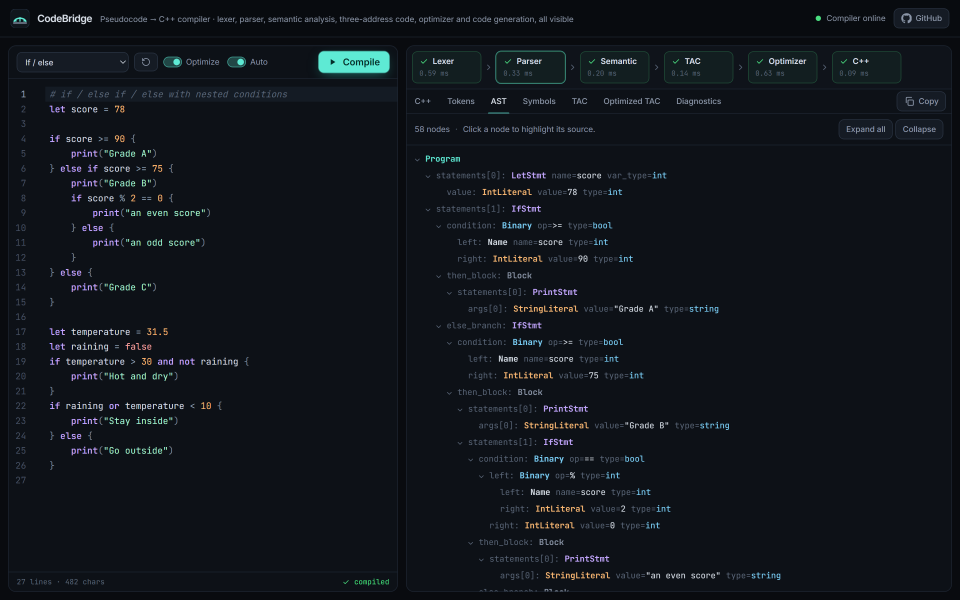
#> input picture project-deliverables/assets/screenshots/live-ast.png, 2880 x 1800 px, given in place of live-optimized.png, which was not available (shown at 1/3 size)
$ python crops.py
#> lines starting #> are read from the running program, lines starting #| are printed output that depends on the picture
"""Crop the live screenshots to the panel each figure discusses.

Crops are taken from the unmodified captures in assets/screenshots and saved
to assets/screenshots/crops; nothing is drawn or edited, only trimmed.
Coordinates are in pixels of the 2880x1800 (2x) captures.
"""
from pathlib import Path

from PIL import Image

SHOTS = Path(__file__).resolve().parent.parent / "assets" / "screenshots"
OUT = SHOTS / "crops"
OUT.mkdir(exist_ok=True)

RIGHT_PANEL = 1218  # x where the output panel starts
CROPS = {
    # name: (source, (left, top, right, bottom))
    "optimized-panel": ("live-optimized", (RIGHT_PANEL, 140, 2860, 1230)),
    "symbols-panel": ("live-symbols", (RIGHT_PANEL, 140, 2860, 1230)),
    "tokens-panel": ("live-tokens", (RIGHT_PANEL, 140, 2860, 1230)),
    "ast-panel": ("live-ast", (RIGHT_PANEL, 140, 2860, 1230)),
    "diagnostics-panel": ("live-diagnostics-semantic", (RIGHT_PANEL, 140, 2860, 1330)),
    "mobile-top": ("live-mobile", (0, 0, 1000, 1480)),
}

if __name__ == "__main__":
    for name, (src, box) in CROPS.items():
        Image.open(SHOTS / f"{src}.png").crop(box).save(OUT / f"{name}.png", optimize=True)
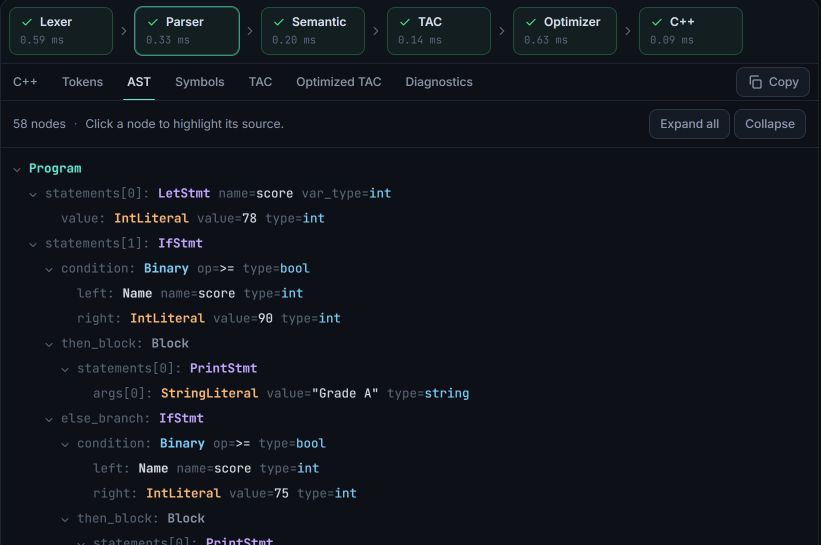
#> saved as optimized-panel.png: PIL image 1642x1090 RGB (shown at 1/2 size); mean R, G, B 17.2, 22.1, 28.2
#> pass 2 of the loop `for name, (src, box) in CROPS.items():`:
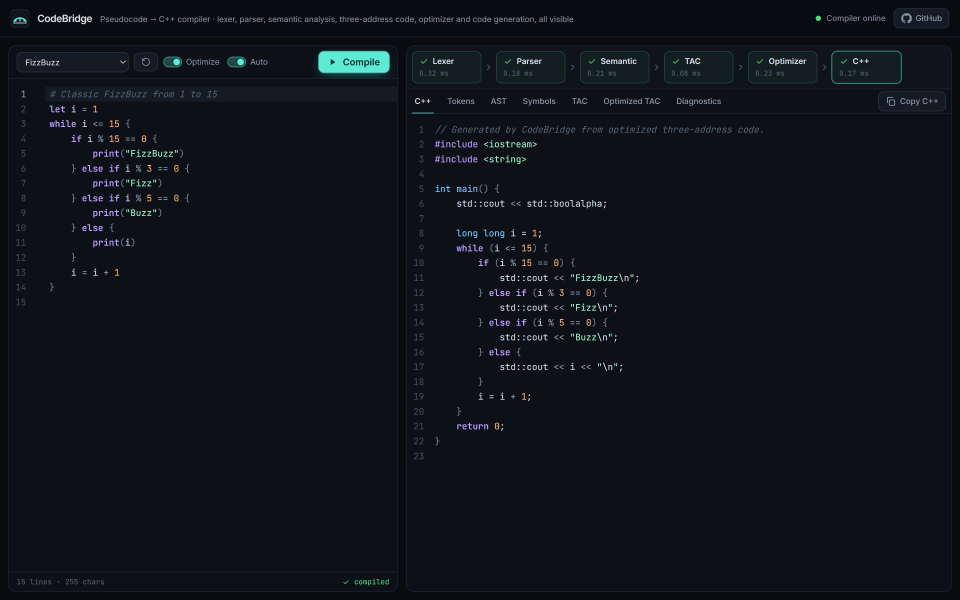
#> input picture project-deliverables/assets/screenshots/live-cpp-fizzbuzz.png, 2880 x 1800 px, given in place of live-symbols.png, which was not available (shown at 1/3 size)
#> `Image.open(SHOTS / f"{src}.png").crop(box).save(OUT / f"{name}.png", o..`:
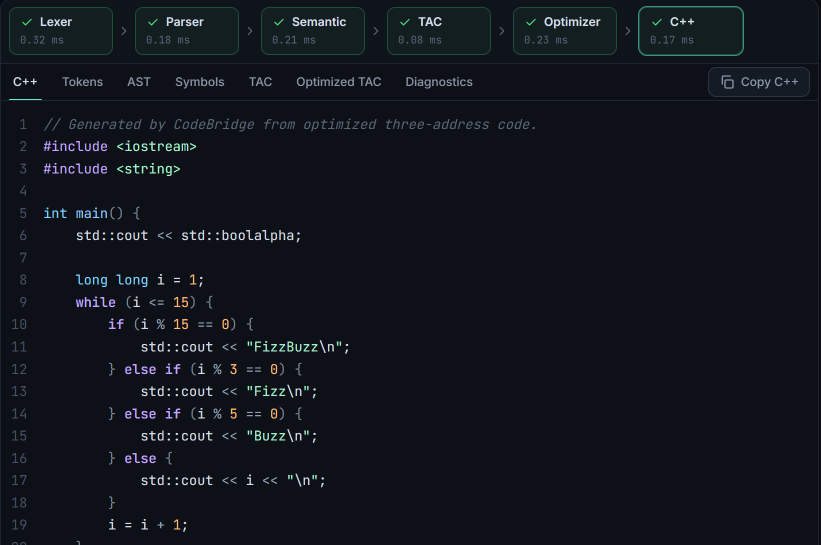
#> saved as symbols-panel.png: PIL image 1642x1090 RGB (shown at 1/2 size); mean R, G, B 16.7, 21.6, 27.6
#> (the run stopped early here; a loop or call above may not have finished)
